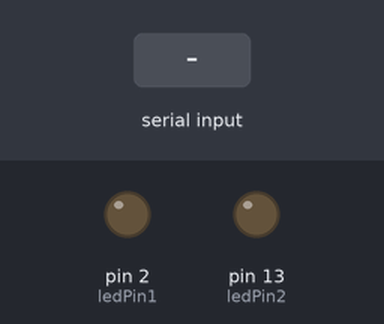
The sketch below on a simulated Arduino Uno, built with avr-gcc and run on an emulated ATmega328P. Shown: output pins drawn as LEDs (lit = HIGH). The inputs (shaded band) are chosen by the test bench.

Above: at 1.2 s.
1.3 s: "3" received over Serial
At 1.9 s:
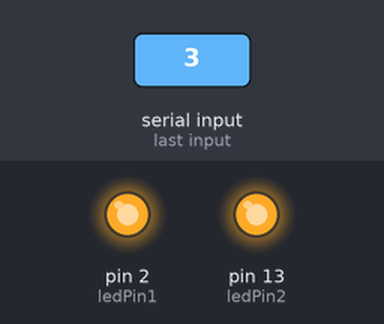
2.8 s: "2" received over Serial
At 3.1 s:
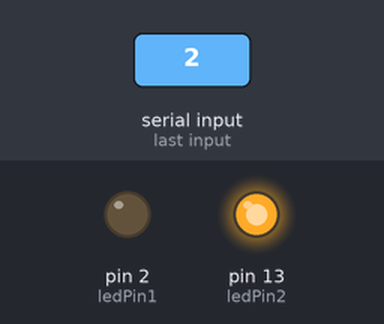
4.3 s: "1" received over Serial
At 5.4 s:
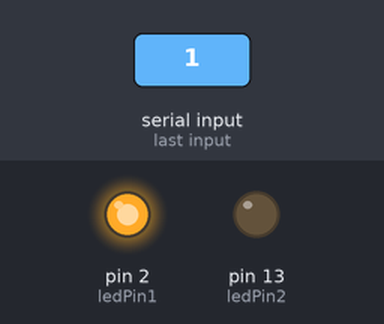
5.8 s: "0" received over Serial
At 6.6 s:
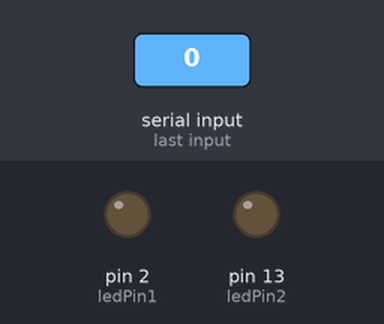
Timing chart, 0 to 8.3 s (numbered marks = the images above; inputs shaded):
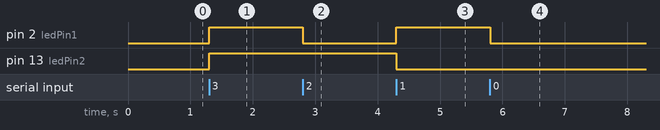

The sketch:

IR_Relay.ino
```cpp
int ledPin1 = 2;
int ledPin2 = 13;
int state=0;
void setup() {
    pinMode(ledPin1, OUTPUT);
    pinMode(ledPin2, OUTPUT);
    Serial.begin(9600);
}

void loop() {
  if (Serial.available() > 0)
  {
    state = Serial.read();

    switch(state)
    {
      case '3': // On
        digitalWrite(ledPin2,HIGH);
        digitalWrite(ledPin1,HIGH);
      break;
      case '2': // On
        digitalWrite(ledPin2,HIGH);
        digitalWrite(ledPin1,LOW);
      break;
      case '1': // On
        digitalWrite(ledPin2,LOW);
        digitalWrite(ledPin1,HIGH);
      break;
      case '0': // Off
        digitalWrite(ledPin1,LOW);
        digitalWrite(ledPin2,LOW);
      break;
      default:
      break;
    }
  }
}
```

Measured:
- after the input at 1.3 s, pin 2 (ledPin1), pin 13 (ledPin2): LOW → HIGH at once
- after the input at 2.8 s, pin 2 (ledPin1): HIGH → LOW at once
- after the input at 4.3 s, pin 2 (ledPin1): LOW → HIGH at once; pin 13 (ledPin2): HIGH → LOW at once
- after the input at 5.8 s, pin 2 (ledPin1): HIGH → LOW at once
